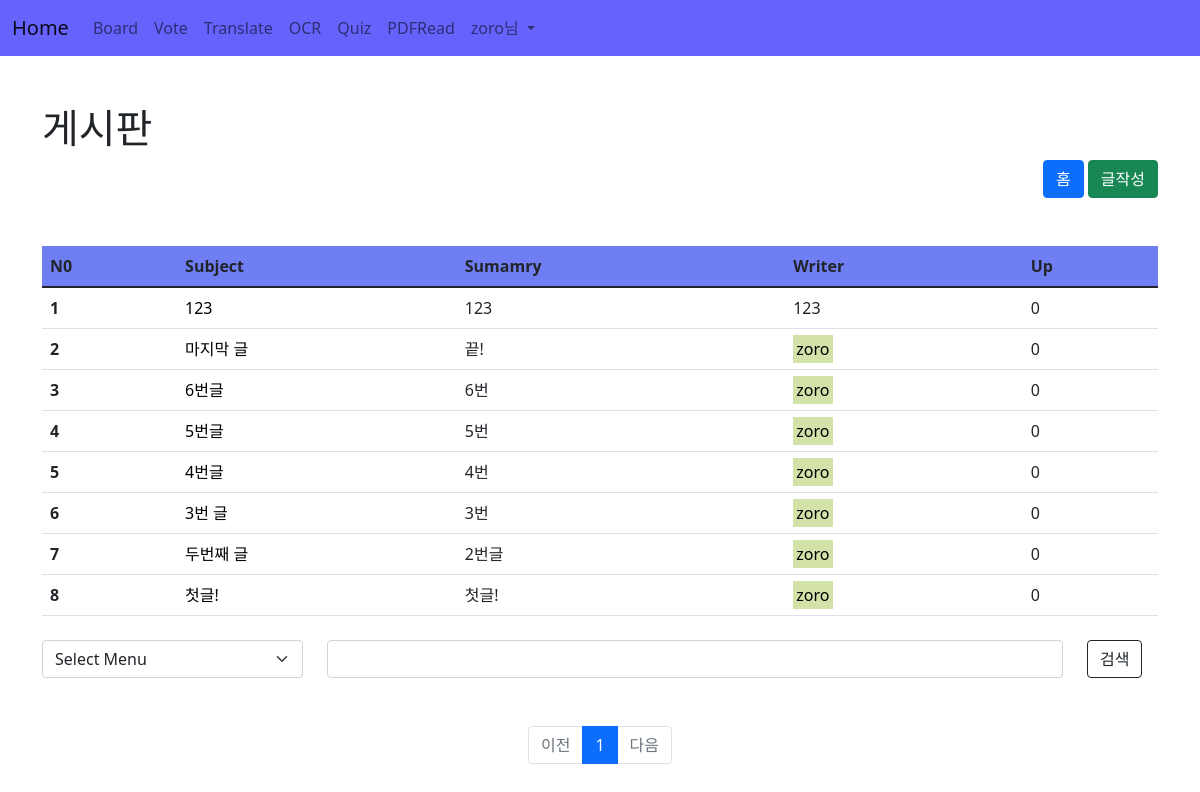
/board1/ (signed in), run on the app's committed database.
### acc/models.py (models this page shows)
class User(AbstractUser):
    userpic = models.ImageField(upload_to="usr/%y", blank=True)
    nickname = models.CharField(max_length=30, blank=True)
    comment = models.TextField(blank=True)
    point = models.IntegerField(default=0)
    pass

### board1/models.py (models this page shows, shortened)
class Board(models.Model):
    subject = CharField(max_length=100)
    writer = CharField(max_length=30)
    content =   TextField()
    likey = IntegerField()
    up = ManyToManyField(User)
    c_time = DateTimeField()

### board1/views.py (the view)
# urls.py: path('', views.index, name="index"),
def index(request):
    if not request.user.username:
        return redirect("acc:login_user")
    page = request.GET.get('page', 1)
    kw = request.GET.get("kw", '')
    cate = request.GET.get("cate", '')
    if kw:
        if cate == "subject":
            b = Board.objects.filter(subject__contains = kw).order_by("-c_time")
        if cate == "writer":
            b = Board.objects.filter(writer = kw).order_by("-c_time")
        if cate == "content":
            b = Board.objects.filter(content__contains = kw).order_by("-c_time")
    else:
        b = Board.objects.order_by("-c_time")
    pag = Paginator(b, 10)
    obj = pag.get_page(page)
    context = {
        'con' : obj,
        'kw' : kw,
        'cate' : cate
    }
    return render(request, "board/index.html", context=context)

### template/board/index.html (shortened to what this page needs)
{% extends 'base.html' %}
{% block content %}
{% load mathfilters %}
<div class="container mt-5">
    <h1>게시판</h1>
    <div class="text-end">
        <a href="{% url 'board:index' %}"><button type="button" class="btn btn-primary">홈</button></a>
        <a href="{% url 'board:create' %}"><button type="button" class="btn btn-success">글작성</button></a>
    </div>
    <table class="table mt-5 table-hover">
        <thead style="background-color: #4758f0c5;">
            <tr>
                <th scope="col">N0</th>
                <th scope="col">Subject</th>
                <th scope="col">Sumamry</th>
                <th scope="col">Writer</th>
                <th scope="col">Up</th>
            </tr>
        </thead>
        <tbody>
        {% if con %}
            {% for i in con%}
                <tr>
                    <th scope="row">{{ con.number|sub:1|mul:10|add:forloop.counter }} </th>
                    <td>
                        <a href="{% url 'board:detail' i.id %}">{{ i.subject }}</a>
                    </td>
                    <td>{{ i.content }}</td>
                    {% if user.username == i.writer %}
                        <td><mark style="background-color: #d3e2a8;">{{ i.writer }}</mark></td>
                    {% else %}
                        <td>{{ i.writer }}</td>
                    {% endif %}
                    <td>{{ i.up.all.count }}</td>
                </tr>
            {% endfor %}
        {% else %}
        <td colspan="5">No Result</td>
        {% endif %}
        </tbody>
    </table>
    <form>
        <div class="row mt-4 mb-5">
            <div class="col-lg-3">
                <select class="form-select" name="cate" aria-label="Default select example">
                    <option>Select Menu</option>
                </select>
            </div>
            <div class="col-lg-8">
                <input type="text" name="kw" class="form-control" aria-describedby="emailHelp">
            </div>
            <div class="col-lg-1">
                <button type="submit" class="btn btn-outline-dark">검색</button>
            </div>
        </div>
    </form>
    <nav aria-label="Page navigation example">
        <ul class="pagination justify-content-center">
            {% if con.has_previous %}
                <li class="page-item">
                    <a class="page-link" href="{% url 'board:index' %}?page={{con.previous_page_number}}&kw={{ kw }}&cate={{ cate }}">이전</a>
                </li>
            {% else %}
                <li class="page-item disabled">
                    <a class="page-link">이전</a>
                </li>
            {% endif %}
            {% for i in con.paginator.page_range %}
                {% if i >= con.number|add:-2 and i <= con.number|add:2 %}
                    {% if i == con.number %}
                        <li class="page-item active"><a class="page-link" href="{% url 'board:index' %}?page={{i}}&kw={{ kw }}&cate={{ cate }}">{{i}}</a></li>
                    {% else %}
                        <li class="page-item"><a class="page-link" href="{% url 'board:index' %}?page={{i}}&kw={{ kw }}&cate={{ cate }}">{{i}}</a></li>
                    {% endif %}
                {% endif %}
            {% endfor %}
            {% if con.has_next %}
                <li class="page-item">
                    <a class="page-link" href="{% url 'board:index' %}?page={{ con.next_page_number }}&kw={{ kw }}&cate={{ cate }}">다음</a>
                </li>
            {% else %}
                <li class="page-item disabled">
                    <a class="page-link" href="#">다음</a>
                </li>
            {% endif %}
        </ul>
    </nav>
</div>
{% endblock %}

### template/base.html (shortened to what this page needs)
<!doctype html>
<html lang="en">
<head>
    <link href="https://cdn.jsdelivr.net/npm/bootstrap@5.1.1/dist/css/bootstrap.min.css" rel="stylesheet">
</head>
<body>
    {% if request.user.is_authenticated %}
    <nav class="navbar navbar-expand-lg navbar-light" style="background-color: #3c38fdc7;">
        <div class="container-fluid">
        <a class="navbar-brand" href="{% url 'acc:index' %}">Home</a>
        <div class="collapse navbar-collapse" id="navbarNavDropdown">
            <ul class="navbar-nav">
                <li class="nav-item">
                    <a class="nav-link" href="{% url 'board:index' %}">Board</a>
                </li>
                <li class="nav-item">
                    <a class="nav-link" href="{% url 'vote:index' %}">Vote</a>
                </li>
                <li class="nav-item">
                    <a class="nav-link" href="{% url 'trans:index' %}">Translate</a>
                </li>
                <li class="nav-item">
                    <a class="nav-link" href="{% url 'ocr:index' %}">OCR</a>
                </li>
                <li class="nav-item">
                    <a class="nav-link" href="{% url 'quiz:index' %}">Quiz</a>
                </li>
                <li class="nav-item">
                    <a class="nav-link" href="{% url 'pdfread:index' %}">PDFRead</a>
                </li>
                <li class="nav-item dropdown">
                    <a class="nav-link dropdown-toggle" href="#" id="navbarDropdown" role="button" data-bs-toggle="dropdown" aria-expanded="false">
                    {{ user.username }}님
                    </a>
                </li>
            </ul>
        </div>
        </div>
    </nav>
    {% block content %}
    {% endblock %}
    {% endif %}
</body>
</html>

### template/board/index.html (style rules this page uses)
a { text-decoration: none; color: black; }

### data on the page
User: username "zoro"
Board: number|sub "1", subject "123", content "123", writer "123", up.all.count "0"
Board: number|sub "2", subject "마지막 글", content "끝!", writer "zoro", up.all.count "0"
Board: number|sub "3", subject "6번글", content "6번", writer "zoro", up.all.count "0"
Board: number|sub "4", subject "5번글", content "5번", writer "zoro", up.all.count "0"
Board: number|sub "5", subject "4번글", content "4번", writer "zoro", up.all.count "0"
Board: number|sub "6", subject "3번 글", content "3번", writer "zoro", up.all.count "0"
Board: number|sub "7", subject "두번째 글", content "2번글", writer "zoro", up.all.count "0"
Board: number|sub "8", subject "첫글!", content "첫글!", writer "zoro", up.all.count "0"

### other printed values
{{ i }} "1"
